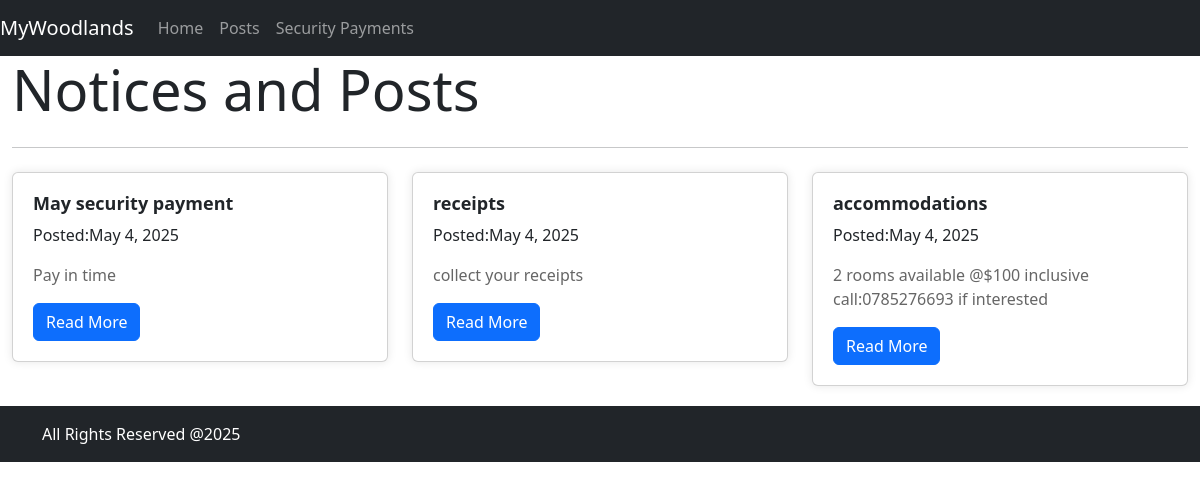
/registration/notices/, run on the app's committed database.
### registration/models.py (models this page shows)
class Notices(models.Model):
    title = models.CharField(max_length=255)
    content = models.CharField(max_length=255)
    date = models.DateField(default=date.today)

### registration/views.py (the view)
# urls.py: path('notices/', views.notices, name='notices'),
def notices(request):
    notices = Notices.objects.all()
    return render(request, 'notices.html', context={'notices': notices})

### registration/templates/notices.html (shortened to what this page needs)
<!DOCTYPE html>
<html lang="en">
<head>
    {% load static %}
    <link rel="stylesheet" href="{% static 'styles/bootstrap.min.css' %}">
    <link rel="stylesheet" href="{% static 'styles/dashboard.css' %}">
</head>
<body>
    {% include 'navbar.html' %}
    <div class="container-fluid">
        <div class="row">
            <main class="col-md-12">
                <h1 class="display-4" style="animation: slideIn 1s;">Notices and Posts</h1>
                <hr class="my-4">
                <div class="row">
                    {% for notice in notices %}
                    <div class="col-md-4">
                        <div class="card notice-card" style="animation: fadeIn 1.5s;">
                            <div class="card-body">
                                <h5 class="card-title">{{ notice.title }}</h5>
                                <p>Posted:{{notice.date}}</p>
                                <p class="card-text">{{ notice.content|truncatewords:20 }}</p>
                                <a href="#" class="btn btn-primary" style="animation: pulse 2s infinite;">Read More</a>
                            </div>
                        </div>
                    </div>
                    {% endfor %}
                </div>
            </main>
        </div>
    </div>
    <footer class="footer mt-auto py-3 bg-dark">
        <div class="container">
            <span style="color:white;">All Rights Reserved @2025</span>
        </div>
    </footer>
</body>
</html>

### registration/templates/navbar.html (shortened to what this page needs)
<!DOCTYPE html>
<html lang="en">
<head>
    {%load static %}
</head>
<body>
    <nav class="navbar navbar-expand-lg navbar-dark bg-dark">
        <a class="navbar-brand" href="#">MyWoodlands</a>
        <div class="collapse navbar-collapse" id="navbarSupportedContent">
            <ul class="navbar-nav mr-auto">
                <li class="nav-item active">
                    <a class="nav-link" href="{%url 'dashboard'%}">Home </a>
                </li>
                <li class="nav-item">
                    <a class="nav-link" href="{% url 'notices' %}">Posts</a>
                </li>
                <li class="nav-item">
                    <a class="nav-link" href="{% url 'display_payments' %}">Security Payments</a>
                </li>
            </ul>
        </div>
    </nav>
</body>
</html>

### registration/templates/notices.html (style rules this page uses)
.notice-card { margin-bottom: 20px; box-shadow: 0 0 10px rgba(0, 0, 0, 0.1); transition: transform 0.5s; }
.notice-card .card-body { padding: 20px; }
.notice-card .card-title { font-weight: bold; font-size: 18px; animation: fadeIn 2s; }
.notice-card .card-text { font-size: 16px; color: #666; animation: fadeIn 2.5s; }

### registration/templates/navbar.html (style rules this page uses)
.footer { animation: slideUp 1s; }

### data on the page
Notices: title "May security payment", date "May 4, 2025", content "Pay in time"
Notices: title "receipts", date "May 4, 2025", content "collect your receipts"
Notices: title "accommodations", date "May 4, 2025", content "2 rooms available @$100 inclusive call:0785276693 if interested"
